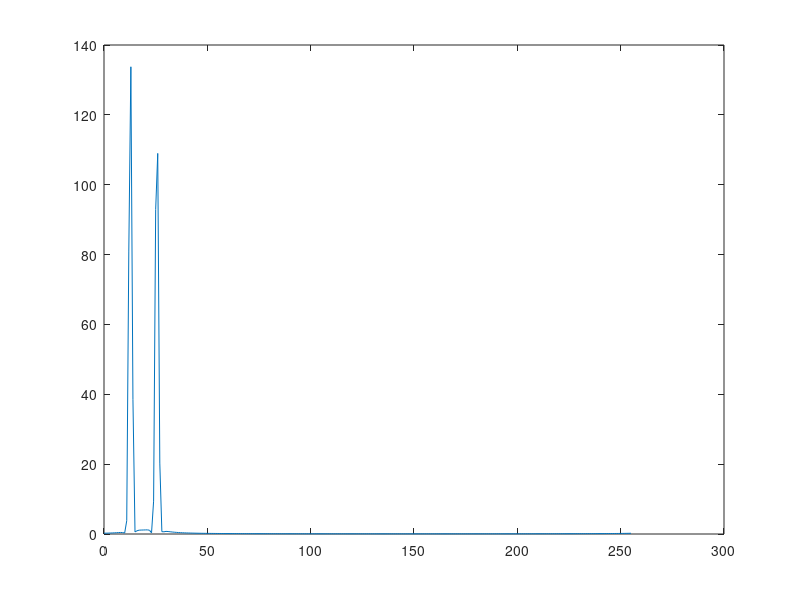
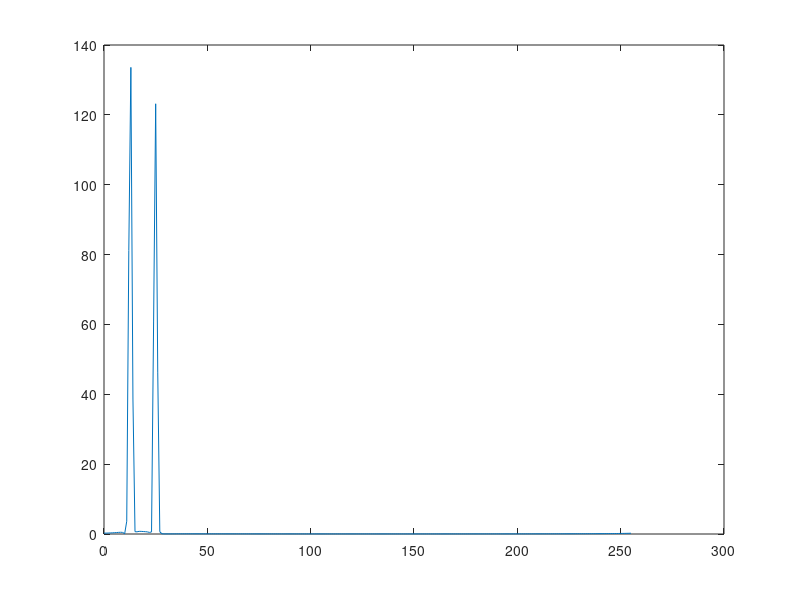
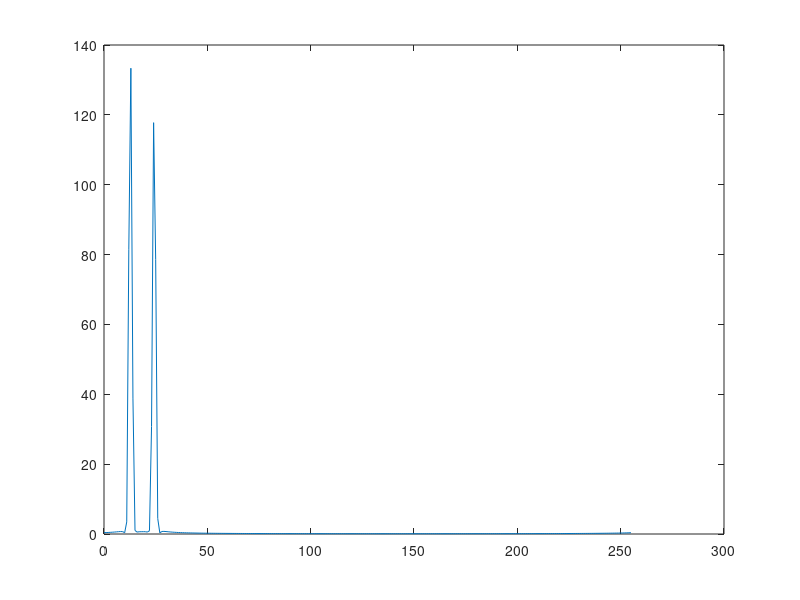
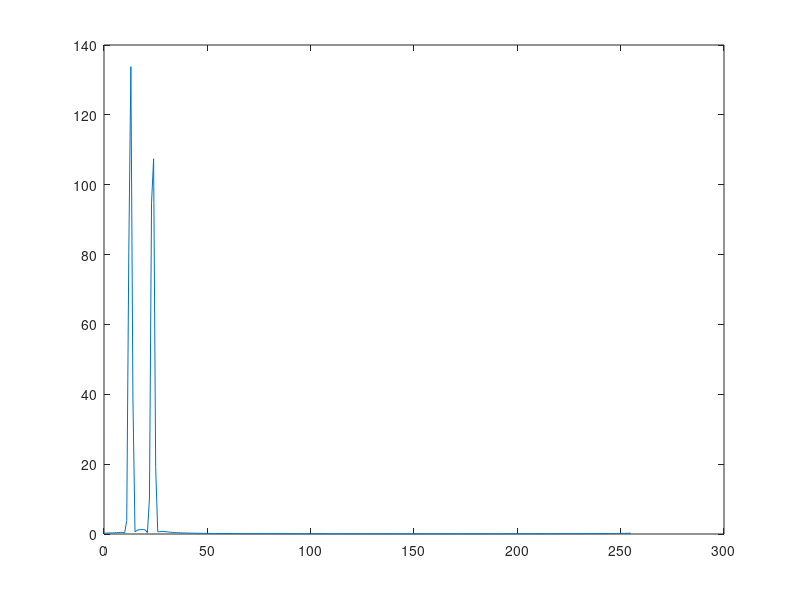

Write the MATLAB code that produced these figures, in order.
%to ask3 ypologizei ton DFT toy shmatos y[n]=w[n].*(x1[n]+x2[n])
%gia diafores times ths syxnothtas w2   
f1 = rand;
f2 = rand;
N=256;
x=linspace(0,255,256);
w1=pi/10;
wh=hamming(256);
wh=wh' ;
w2 = linspace(pi/5,pi/10,20);%allazoume thn w2 me mikro vhma
x1=1.* exp(1i.*(w1.*x +f1));
for n=1:20
x2=-0.9 .* exp(1i.*(w2(n).*x +f2));
y=wh.*((x1)+(x2));%ypologismos toy shmatos y[n]=w[n].*(x1[n]+x2[n])
H=fft(y,N);
H=abs(H);
W=linspace(0,N-1,N);
figure
plot(W,H)
end